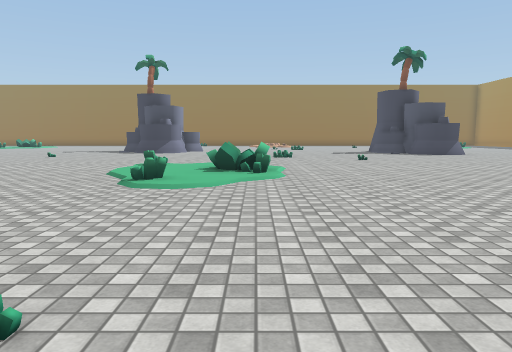
View 1 (above)

24 first-person views from a walk through a Unity game level. The camera is 1.3 m above the floor, tilts 6° down and sees 70° across. The floor is counted in squares, 2 m on a side. Each view is taken from the middle of a square. On the plan, view 1 faces up. The plan holds only what a view shows up to about 11 squares ahead; the rest is blank. The place goes on beyond the plan. The player is left out. Some surface patterns are stand-ins.

View 2
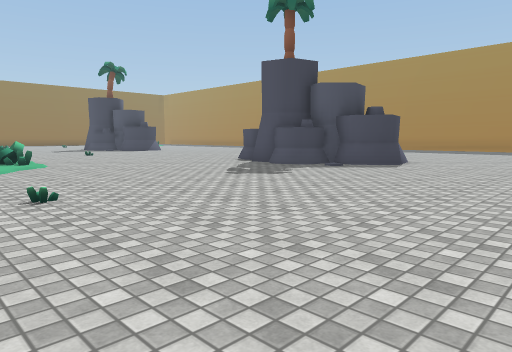

View 3
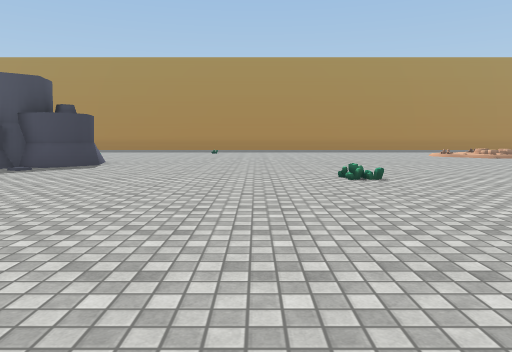

View 4
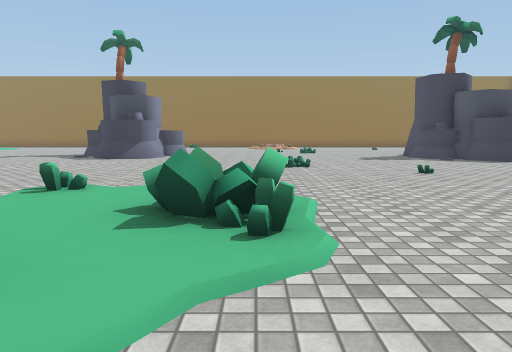

View 5
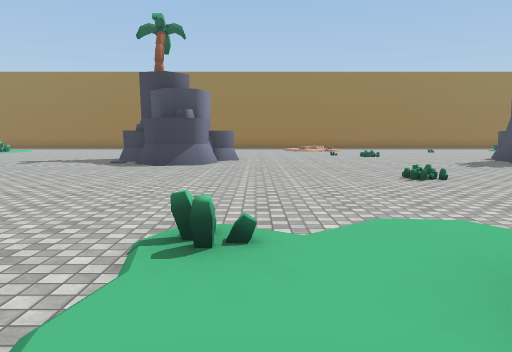

View 6
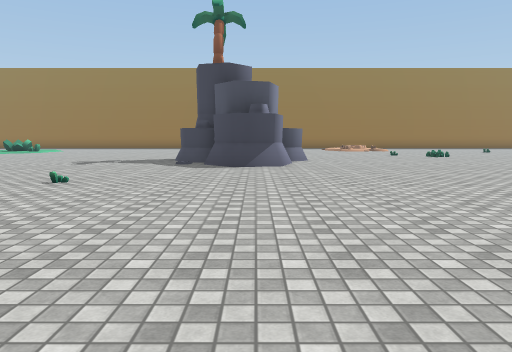

View 7
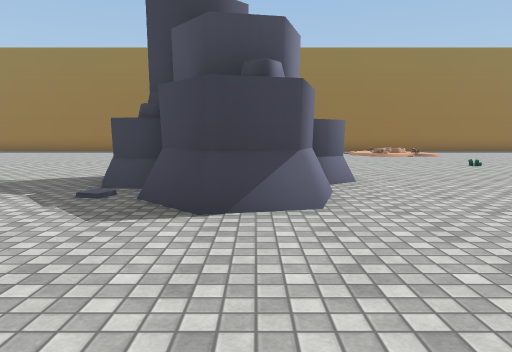

View 8
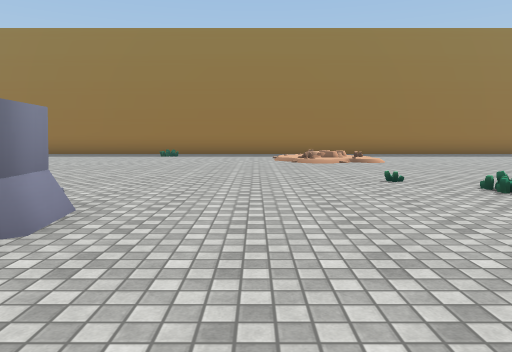

View 9
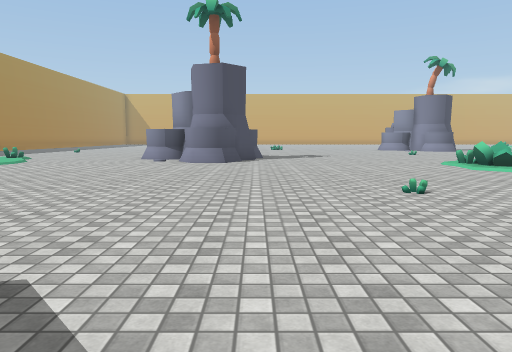

View 10
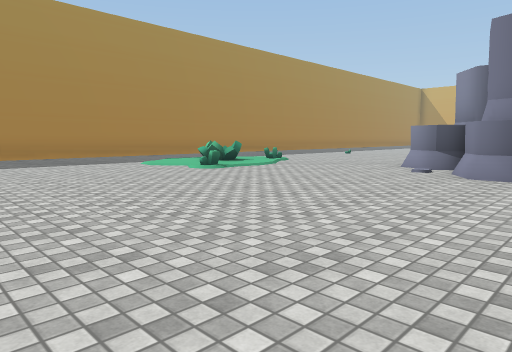

View 11
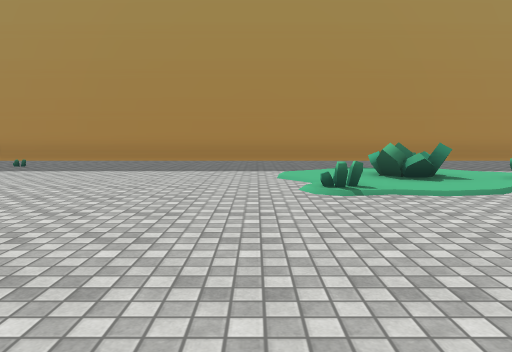

View 12
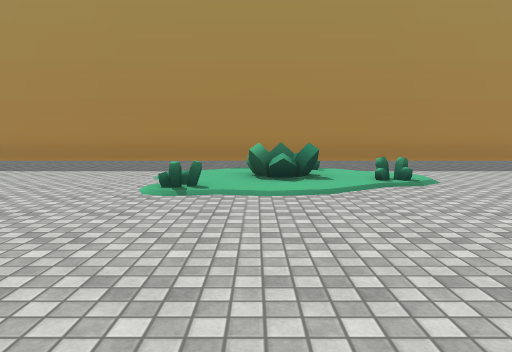

View 13
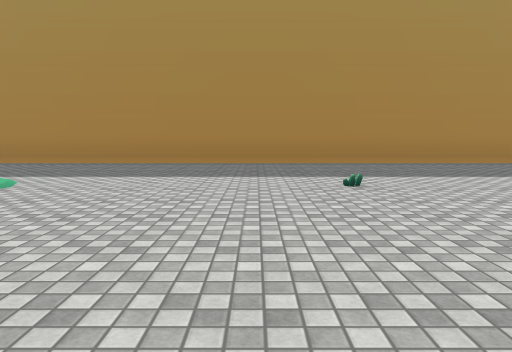

View 14
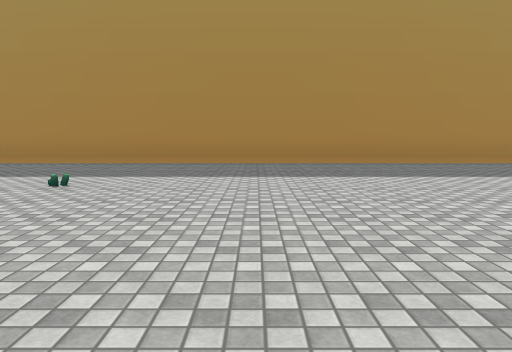

View 15
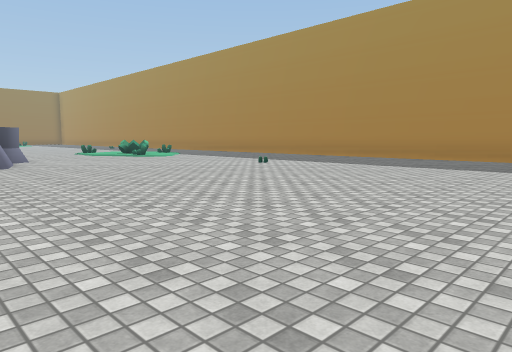

View 16
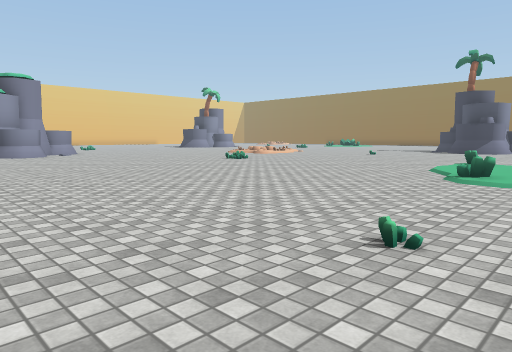

View 17
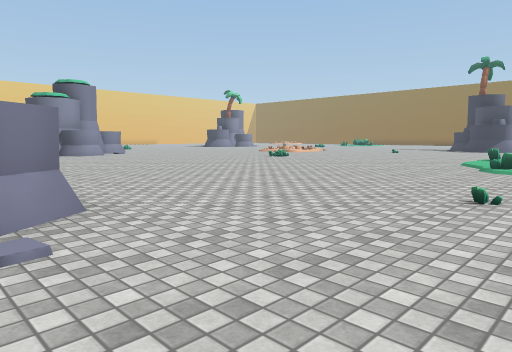

View 18
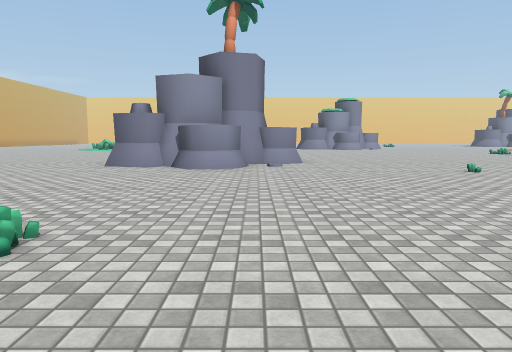

View 19
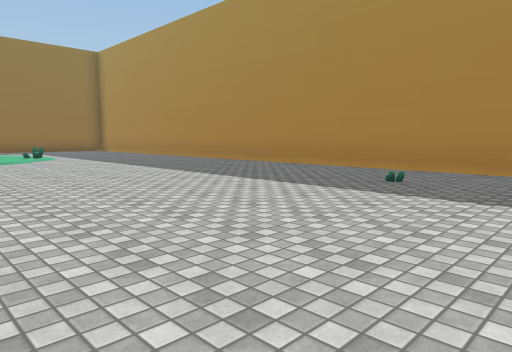

View 20
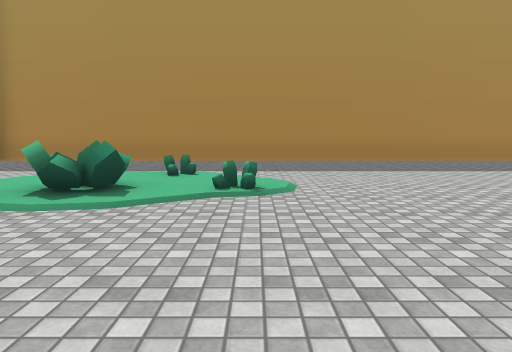

View 21
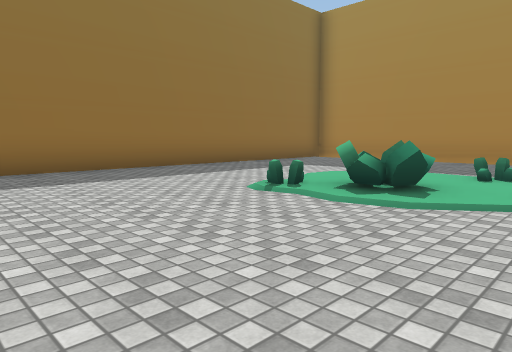

View 22
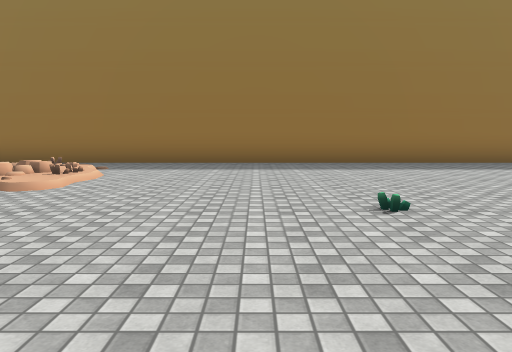

View 23
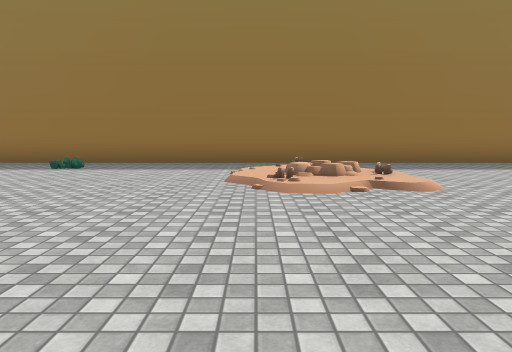

View 24
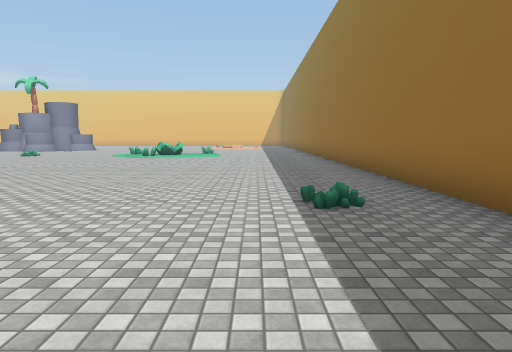

### Floor plan
Points are (right, up) in squares from view 1. A wall is a line through its corners. A room is listed if a view was taken in it or the views show most of it. See-through windows are left out.
Room 1 (views 1, 2, 3, 4, 5, 6, 7, 8, 9, 10, 11, 12, 13, 14, 15, 16, 17, 18, 19, 20, 21, 22, 23, 24)
walls: (7, 13.9) (6.3, 14.5) (6.5, 15.1); (5.5, 16.6) (5.3, 17.1); (5.5, 4.7) (5.9, 5.5) (6.6, 5.5) (7, 4.9); (-3.3, 16.3) (-3.6, 15.5) (-4.4, 15.3) (-5.1, 16); (7.7, 4.1) (8.4, 3.8); (-2.8, 18.2) (-2.7, 17.4) (-3.3, 17); (8.5, 3.2) (7.9, 2.7); (-5.1, 16.7) (-5.9, 16.8) (-6.2, 17.5); (6.7, 1) (6.1, 1.6) (6.3, 2.2) (6.1, 2.4) (5.2, 2.5) (5, 3.2) (5.2, 3.5) (5.1, 4.1) (5.7, 4.7); (7.6, 1.2) (6.5, 0.9); (-3.5, -1.9) (-3.1, -2.5) (-3.1, -2.7) (-3, -3.4); (-2.3, -3.3) (-1.7, -3.6) (-1.6, -4.3) (-2.2, -4.7); (-2.5, -5.1) (-2.2, -5.4) (-2.5, -6.3); (15.2, 29.4) (-11, 29.4); (17.6, -8.5) (17.6, 29.4)
low walls: (0.3, 6.2) (-0.3, 6.4); (-2.2, 8.4) (-2.3, 7.9); (7.9, 2.1) (7.6, 1.2); (6.5, 0.9) (5.9, 1.6); (12.2, 3.8) (12.6, 4.1); (11.2, 21.9) (11.7, 22.3)
objects: other object (-7, 12); other object (-4, 28); other object (-1, 1); other object (-1, 7); other object (1, 12); other object (1, 20); other object (2, 19); other object (3, 11); other object (4, -5); other object (6, 23); other object (11, 25); other object (13, -1); other object (13, 5); other object (15, 13)

Where each view was taken, in squares from view 1:
view 1: 0 up, 0 right, facing up
view 2: 3 down, 2 left, facing up-right
view 3: 3 down, 2 left, facing right
view 4: 4 up, 0 right, facing up
view 5: 6 up, 2 left, facing up
view 6: 7 up, 4 left, facing up
view 7: 12 up, 4 left, facing up
view 8: 15 up, 1 left, facing up
view 9: 15 up, 5 right, facing down
view 10: 12 up, 5 right, facing down-right
view 11: 8 up, 7 right, facing right
view 12: 6 up, 7 right, facing right
view 13: 0 up, 8 right, facing right
view 14: 4 down, 8 right, facing right
view 15: 8 down, 6 right, facing up-right
view 16: 1 down, 0 right, facing up-left
view 17: 3 down, 0 right, facing up-left
view 18: 3 down, 6 right, facing left
view 19: 11 up, 10 right, facing up-right
view 20: 22 up, 7 right, facing right
view 21: 22 up, 7 right, facing up-right
view 22: 20 up, 5 right, facing up
view 23: 20 up, 0 right, facing up
view 24: 27 up, 0 right, facing left
